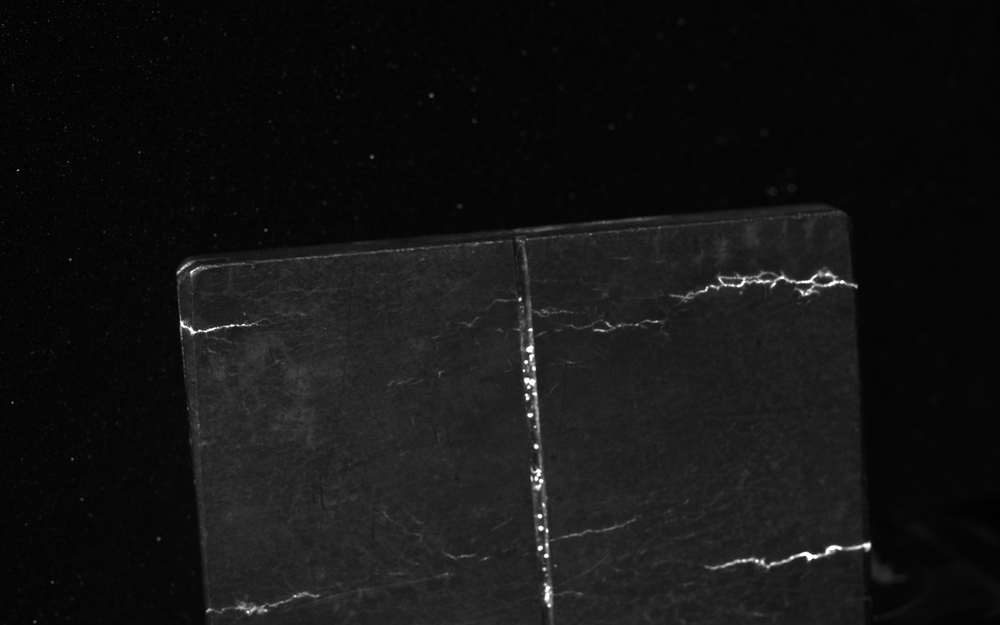
#> input picture Research Computer Vision/Watersheding/Code/test_image1.bmp, 1000 x 625 px, shrunk from 1920 x 1200 before the run
$ jupyter execute Segmentation-Test-Algos.ipynb
#> lines starting #> are read from the running program, lines starting #| are printed output that depends on the picture; after the words box and inside, x2 and y2 are one past the last pixel; in counts of white or black regions, pixels touching at a corner belong together
### Otsu’s Image segmentation (Threshold-based segmentation)

#### Python Code implementation for Otsu’s image segmentation

[cell 1]
# SEGMENTATION
# SEGMENTATION
import numpy as np
import cv2
from matplotlib import pyplot as plt
img = cv2.imread(r'test_image1.bmp')
#> img is the input picture: shape (625, 1000, 3); min 0, max 255, mean 19.7
b,g,r = cv2.split(img)
rgb_img = cv2.merge([r,g,b])
gray = cv2.cvtColor(img,cv2.COLOR_BGR2GRAY)
ret, thresh = cv2.threshold(gray,0,255,cv2.THRESH_BINARY_INV+cv2.THRESH_OTSU)
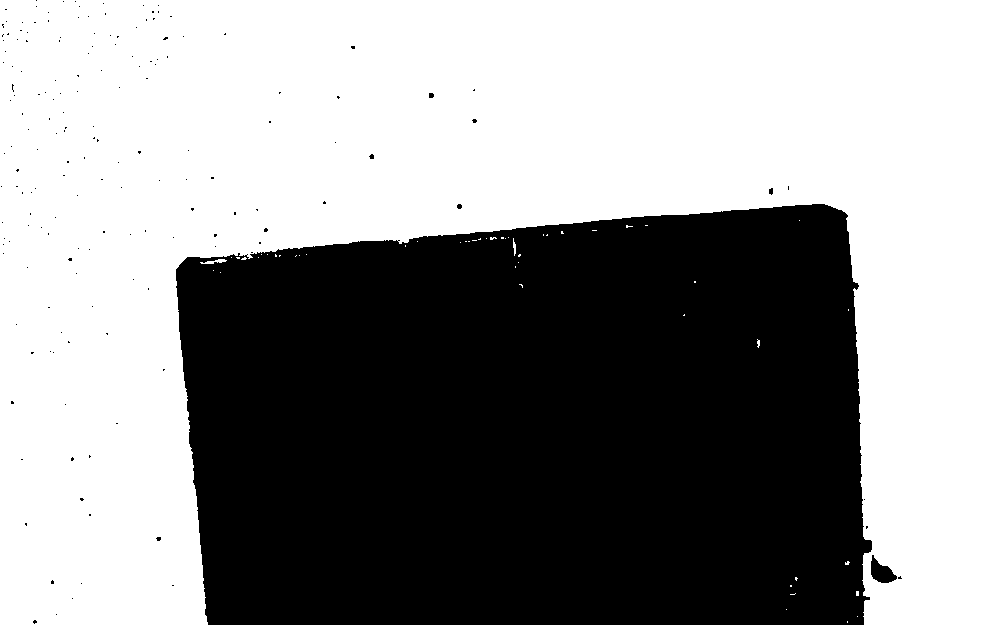
#> thresh: shape (625, 1000); 57.6% white; 169 black regions (164 under 20 px), largest, box (x1, y1, x2, y2) and area: (176, 204, 872, 625) 264226, (871, 555, 897, 583) 400, (429, 93, 434, 98) 23, (769, 188, 773, 195) 23, (457, 204, 462, 209) 21
#> ret = 22
# noise removal
kernel = np.ones((2,2),np.uint8)
#opening = cv2.morphologyEx(thresh,cv2.MORPH_OPEN,kernel, iterations = 2)
closing = cv2.morphologyEx(thresh,cv2.MORPH_CLOSE,kernel, iterations = 2)
#> closing: shape (625, 1000); 57.9% white; 12 black regions (7 under 20 px), largest, box (x1, y1, x2, y2) and area: (178, 206, 874, 625) 262783, (873, 560, 899, 585) 394, (431, 95, 436, 100) 23, (459, 206, 464, 211) 21, (771, 191, 775, 196) 20
# sure background area
sure_bg = cv2.dilate(closing,kernel,iterations=3)
#> sure_bg: shape (625, 1000); 58.6% white; 7 black regions (5 under 20 px), largest, box (x1, y1, x2, y2) and area: (181, 209, 874, 625) 258236, (876, 564, 898, 585) 250
# Finding sure foreground area
dist_transform = cv2.distanceTransform(sure_bg,cv2.DIST_L2,3)
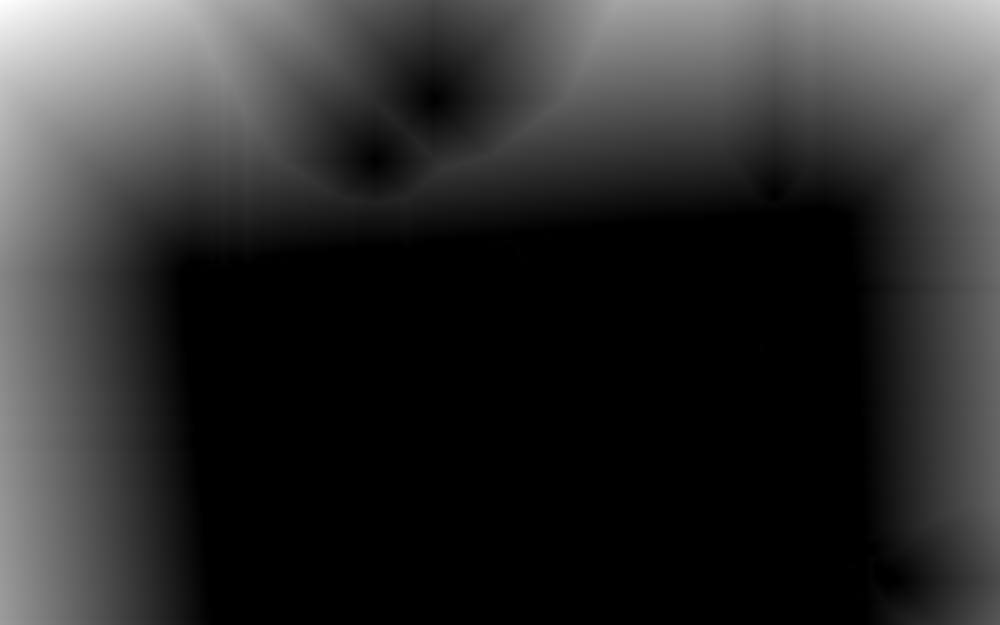
#> dist_transform: shape (625, 1000) float32; min 0, max 329.8, mean 59.8; drawn with min black and max white
# Threshold
ret, sure_fg = cv2.threshold(dist_transform,0.1*dist_transform.max(),255,0)
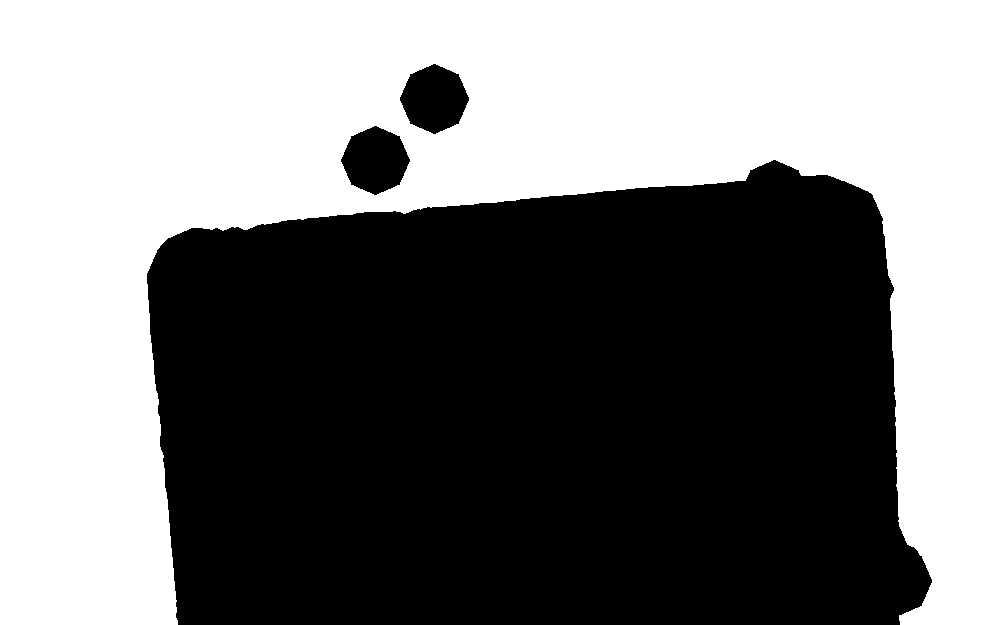
#> sure_fg: shape (625, 1000) float32; 48.9% white; 1 white region, box (x1, y1, x2, y2) and area: (0, 0, 1000, 625) 305815
#> ret = 32.98
# Finding unknown region
sure_fg = np.uint8(sure_fg)
unknown = cv2.subtract(sure_bg,sure_fg)
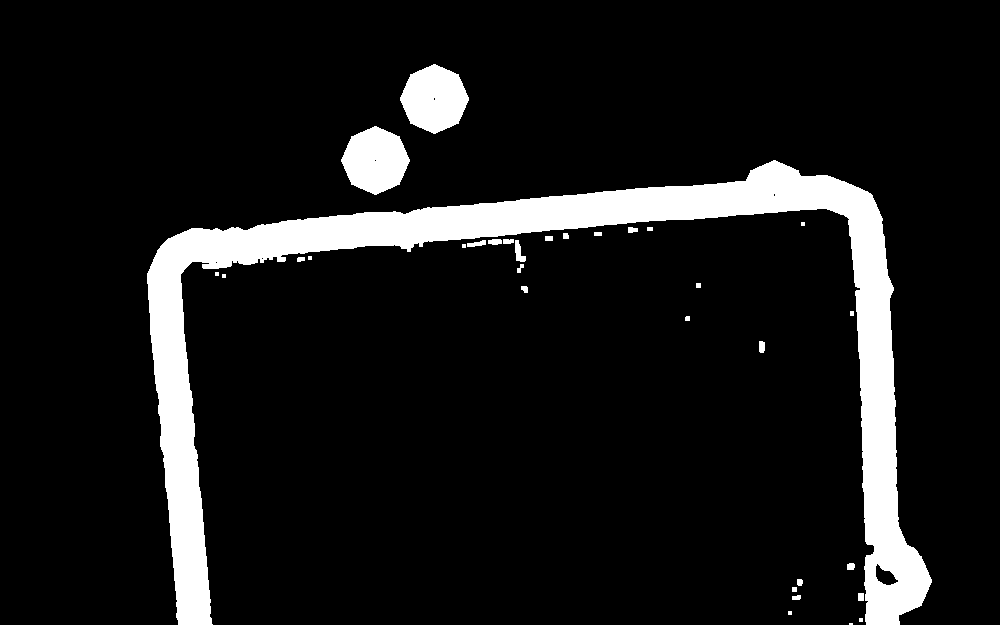
#> unknown: shape (625, 1000); 9.7% white; 32 white regions (8 under 20 px), largest, box (x1, y1, x2, y2) and area: (147, 160, 932, 625) 52877, (400, 64, 469, 134) 3396, (341, 126, 410, 195) 3328
# Marker labelling
ret, markers = cv2.connectedComponents(sure_fg)
#> ret = 2
# Add one to all labels so that sure background is not 0, but 1
markers = markers+1
# Now, mark the region of unknown with zero
markers[unknown==255] = 0
markers = cv2.watershed(img,markers)
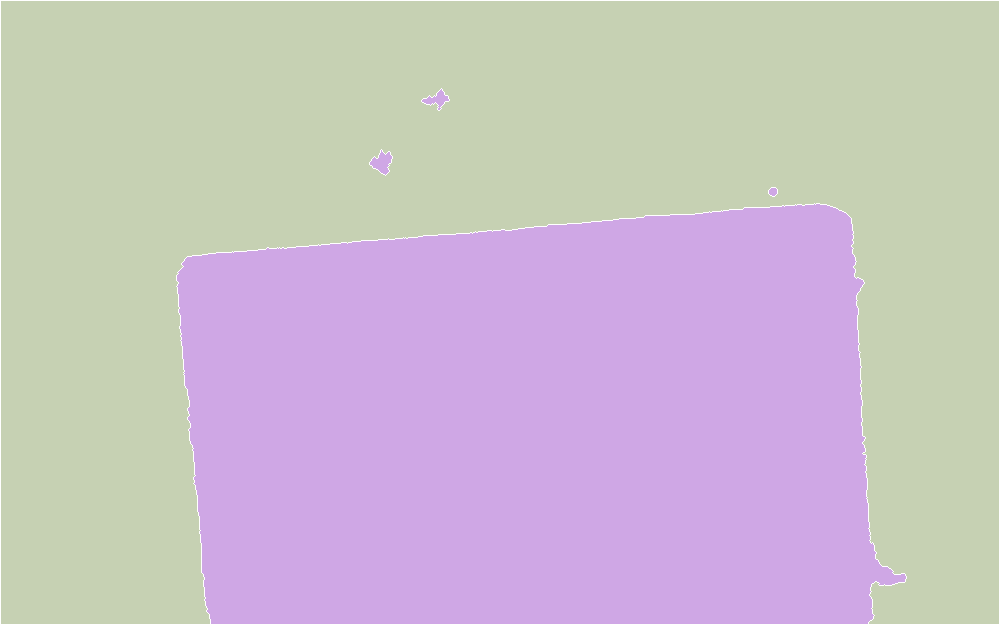
#> markers: shape (625, 1000) int32; 3 distinct labels, from -1 to 2; one colour per label, 0 black, -1 white
img[markers == -1] = [255,0,0]
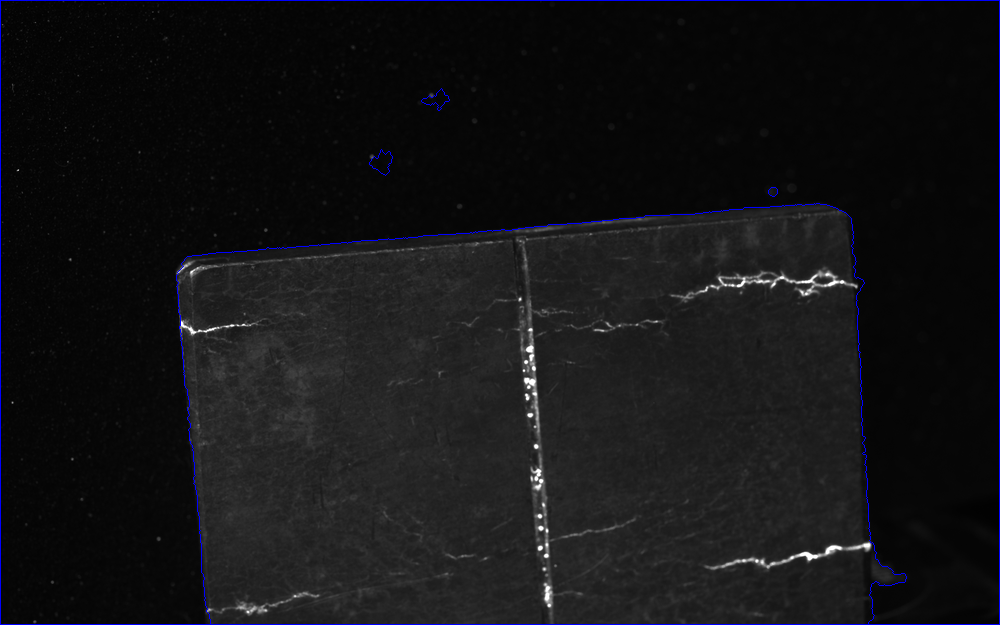
#> img: shape (625, 1000, 3); 0.79% of pixels changed, all inside (x1, y1, x2, y2) = (0, 0, 1000, 625)
#plt.subplot(211)
plt.subplots(figsize=(8, 8))
plt.imshow(rgb_img)
plt.title('Input Image'), plt.xticks([]), plt.yticks([])
#plt.subplot(212),
plt.subplots(figsize=(8, 8))
plt.imshow(thresh, 'gray')
plt.imsave(r'thresh.bmp',thresh)
plt.title("Otsu's binary threshold"), plt.xticks([]), plt.yticks([])
plt.tight_layout()
plt.show()

#### Edge-based image segmentation algorithms
The different types of edge detection operators are:

i. Robert operator: It highlights regions of high spatial frequency

ii. Prewitt operator: It is used for detecting vertical and horizontal edges in images

iii. Sobel operator: It is used for detecting vertical and horizontal edges in images. Similar to Prewitt

#### Python Code implementation for Robert operator for image segmentation:

[cell 2]
from skimage.feature import canny
img = cv2.imread('test_image1.bmp')

grey = cv2.cvtColor(img, cv2.COLOR_BGR2GRAY)

edges = canny(grey)
#> edges: shape (625, 1000) bool; 1.3% white in thin lines or dots, all inside (x1, y1, x2, y2) = (1, 23, 878, 624)

fig, ax = plt.subplots(figsize=(8, 8))

ax.imshow(edges, cmap=plt.cm.gray, interpolation='nearest')

ax.axis('off')

ax.set_title('Canny detector')

from scipy import ndimage as ndi

fill_coins = ndi.binary_fill_holes(edges)

fig, ax = plt.subplots(figsize=(8, 8))

ax.imshow(fill_coins, cmap=plt.cm.gray, interpolation='nearest')

ax.axis('off')

ax.set_title('Filling the holes')

from skimage import morphology

coins_cleaned = morphology.remove_small_objects(fill_coins, 21)
#> coins_cleaned: shape (625, 1000) bool; 0.68% white; 85 white regions, largest, box (x1, y1, x2, y2) and area: (748, 545, 843, 569) 477, (179, 308, 260, 335) 312, (586, 517, 637, 533) 200

fig, ax = plt.subplots(figsize=(8, 8))

ax.imshow(coins_cleaned, cmap=plt.cm.gray, interpolation='nearest')

ax.axis('off')

ax.set_title('Removing small objects')

### To do: Python Code implementation for Robert operator for image segmentation:
### To do: Python Code implementation for Prewitt operator:

### Region-based image segmentation algorithm

#### Python Code implementation for Region based segmentation:

[cell 3]
from skimage.filters import sobel
from skimage.segmentation import watershed
elevation_map = sobel(grey)

fig, ax = plt.subplots(figsize=(8, 8))

ax.imshow(elevation_map, cmap=plt.cm.gray, interpolation='nearest')

ax.axis('off')

ax.set_title('elevation_map')

markers = np.zeros_like(grey)

markers[grey < 30] = 1

markers[grey > 150] = 2

fig, ax = plt.subplots(figsize=(8, 8))

ax.imshow(markers, cmap=plt.cm.nipy_spectral, interpolation='nearest')

ax.axis('off')

ax.set_title('markers')

segmentation = watershed(elevation_map, markers)
#> segmentation: shape (625, 1000); values 1 (black) and 2 (white), 0.43% white; 44 white regions (22 under 20 px), largest, box (x1, y1, x2, y2) and area: (771, 271, 858, 296) 559, (766, 543, 871, 568) 432, (524, 378, 540, 425) 225

fig, ax = plt.subplots(figsize=(8, 8))

ax.imshow(segmentation, cmap=plt.cm.gray, interpolation='nearest')

ax.axis('off')

ax.set_title('segmentation')

from skimage.color import label2rgb

segmentation = ndi.binary_fill_holes(segmentation - 1)

labeled_coins, _ = ndi.label(segmentation)
#> labeled_coins: shape (625, 1000) int32; 45 distinct labels, from 0 to 44

image_label_overlay = label2rgb(labeled_coins, image=grey)

fig, (ax1, ax2) = plt.subplots(1, 2, figsize=(20, 20), sharex=True, sharey=True)

ax1.imshow(grey, cmap=plt.cm.gray, interpolation='nearest')

ax1.contour(segmentation, [0.5], linewidths=1.2, colors='y')

ax1.axis('off')

#ax1.set_adjustable('box-forced')

ax2.imshow(image_label_overlay, interpolation='nearest')

ax2.axis('off')

#ax2.set_adjustable('box-forced')

fig.subplots_adjust(bottom=0.1, top=0.9)
#fig.subplots_adjust(**margin)
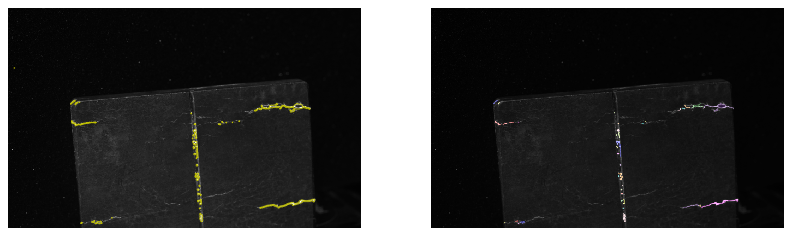
#> figure drawn by matplotlib, 2 panels

### Neural networks for image segmentation using python

[cell 4]
# [20 lines of commented-out code are left out]

### Python Code implementation for Watershed segmentation:

[cell 5]
# SEGMENTATION
import numpy as np
import cv2
from matplotlib import pyplot as plt

img = cv2.imread('test_image1.bmp')

gray = cv2.cvtColor(img, cv2.COLOR_BGR2GRAY)

# b,g,r = cv2.split(img)
# rgb_img = cv2.merge([r,g,b])

ret, thresh = cv2.threshold(gray,0,255,cv2.THRESH_BINARY_INV+cv2.THRESH_OTSU)
#> ret = 22
plt.subplots(figsize=(8, 8))
plt.imshow(closing, 'gray')
plt.title("morphologyEx:Closing:2x2"), plt.xticks([]), plt.yticks([])
plt.subplots(figsize=(8, 8))
plt.imshow(sure_bg, 'gray')
plt.imsave(r'dilation.png',sure_bg)
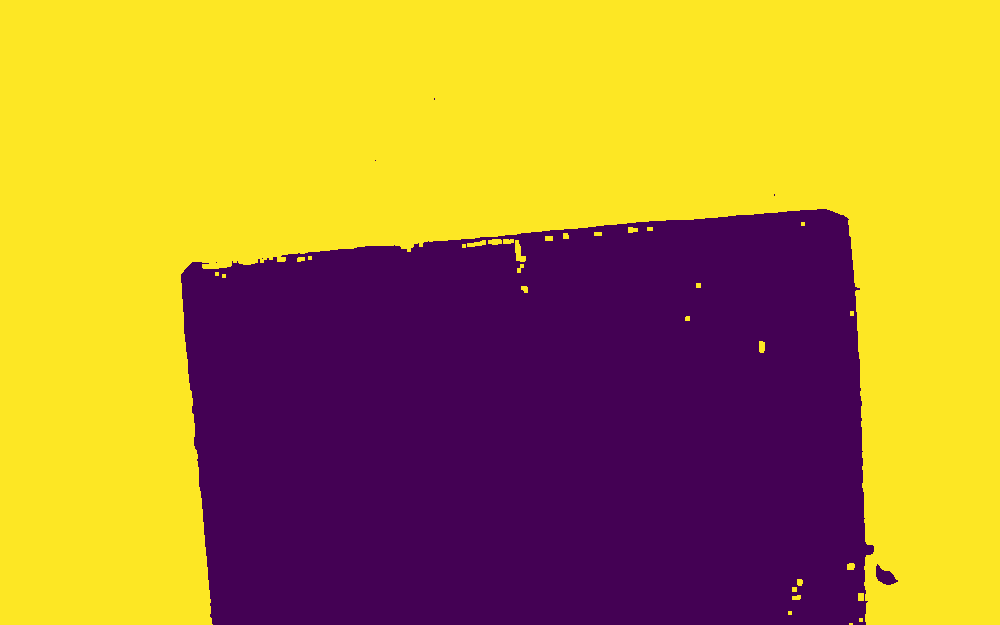
#> saved as dilation.png: shape (625, 1000, 3); mean R, G, B 176.5, 135.9, 55.9
plt.title("Dilation"), plt.xticks([]), plt.yticks([])
plt.tight_layout()
plt.show()
